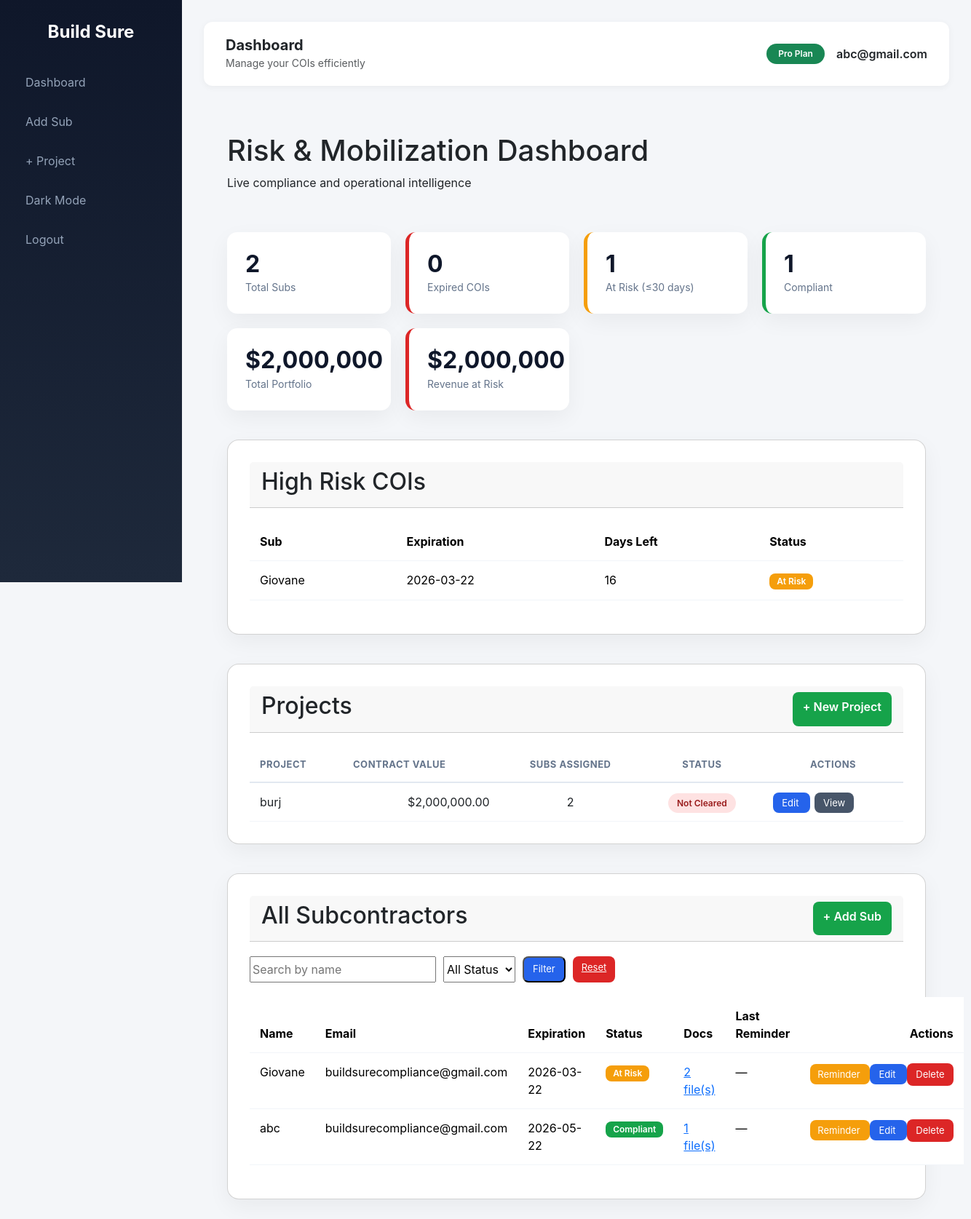
Page /dashboard (signed in) on the earlier database version.
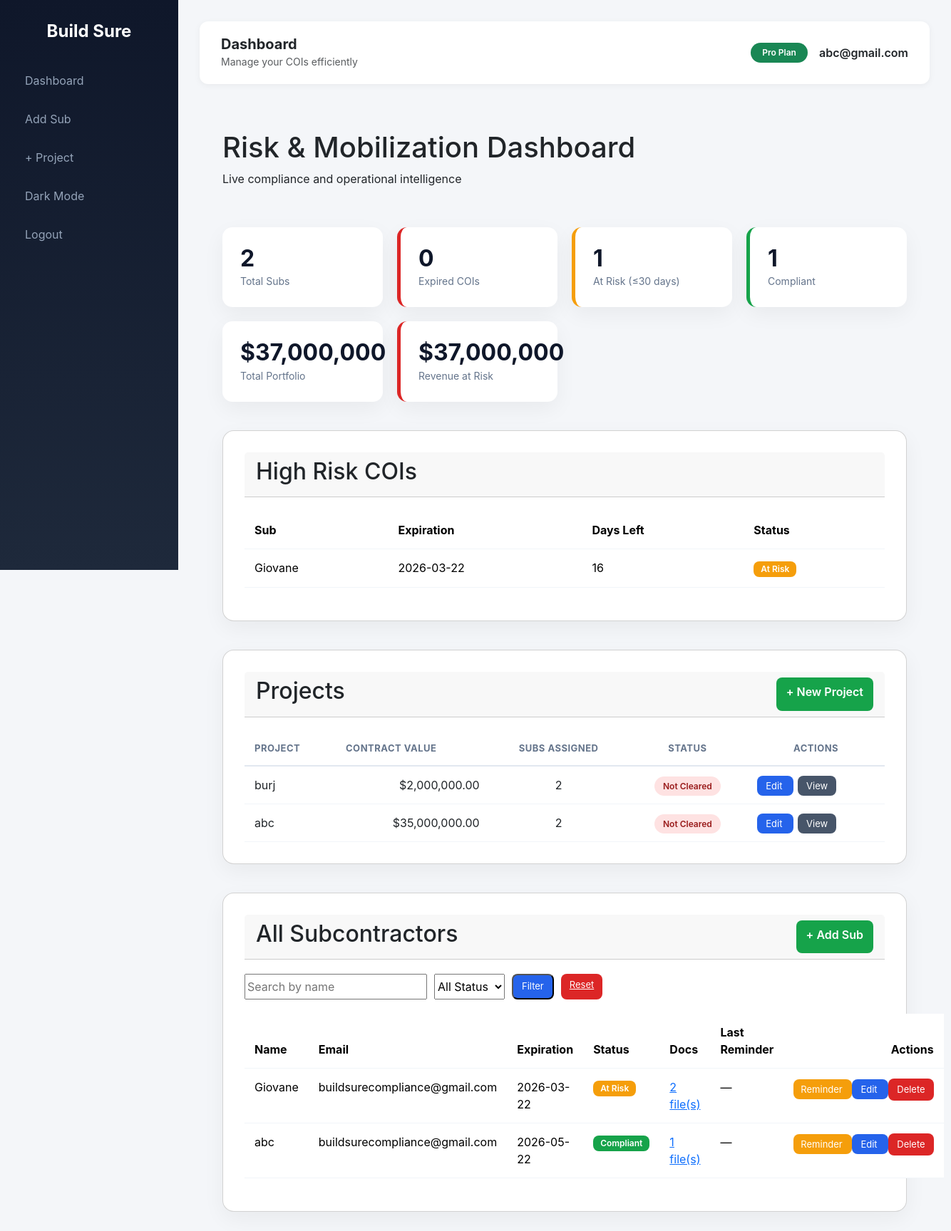
Same page on the later database version.
### main.py (models this page shows)
class User(db.Model, UserMixin):
    id = db.Column(db.Integer, primary_key=True)
    email = db.Column(db.String(120), unique=True, nullable=False)
    password = db.Column(db.String(200), nullable=False)
    timezone = db.Column(db.String(50), default="US/Eastern")
    paid = db.Column(db.Boolean, default=False)
    subs = db.relationship(
        'Subcontractor',
        backref='owner',
        cascade="all, delete-orphan",
        lazy=True
    )

class Subcontractor(db.Model):
    id = db.Column(db.Integer, primary_key=True)
    user_id = db.Column(
        db.Integer,
        db.ForeignKey('user.id'),
        nullable=False
    )
    name = db.Column(db.String(150))
    email = db.Column(db.String(150))
    phone = db.Column(db.String(30))
    role = db.Column(db.String(100))
    timezone = db.Column(db.String(50))
    coi_expiration = db.Column(db.Date)
    last_reminder_sent = db.Column(db.DateTime)
    documents = db.relationship(
        "Document",
        backref="sub",
        lazy=True,
        cascade="all, delete-orphan"
    )
    @property
    def days_left(self):
        if not self.coi_expiration:
            return None
        return (self.coi_expiration - date.today()).days
    @property
    def computed_status(self):
        days = self.days_left
        if days is None:
            return "compliant"
        if days < 0:
            return "expired"
        elif days <= 30:
            return "at_risk"
        else:
            return "compliant"

class Project(db.Model):
    id = db.Column(db.Integer, primary_key=True)
    name = db.Column(db.String(150))
    contract_value = db.Column(db.Float)
    start_date = db.Column(db.Date)
    end_date = db.Column(db.Date)
    required_coverage = db.Column(db.Float, default=1000000)
    user_id = db.Column(db.Integer, db.ForeignKey('user.id'))
    subs = db.relationship('ProjectSubcontractor', backref='project', lazy=True)
    documents = db.relationship(
        'Document',
        backref='project',
        lazy=True,
        cascade="all, delete-orphan"
    )
    @property
    def mobilization_status(self):
        if not self.subs:
            return "Not Cleared"
        has_pending = False
        has_blocked = False
        for ps in self.subs:
            sub = ps.subcontractor
            if not sub:
                has_blocked = True
                continue
            if not sub.coi_expiration:
                has_blocked = True
                continue
            if self.end_date and sub.coi_expiration < self.end_date:
                has_blocked = True
                continue
            if ps.coverage_limit < self.required_coverage:
                has_blocked = True
                continue
            if sub.days_left is not None and sub.days_left <= 30:
                has_pending = True
        if has_blocked:
            return "Not Cleared"
        if has_pending:
            return "Pending Compliance"
        return "Ready to Mobilize"

class ProjectSubcontractor(db.Model):
    id = db.Column(db.Integer, primary_key=True)
    project_id = db.Column(db.Integer, db.ForeignKey('project.id'))
    subcontractor_id = db.Column(db.Integer, db.ForeignKey('subcontractor.id'))
    approved_for_project = db.Column(db.Boolean, default=False)
    subcontractor = db.relationship('Subcontractor')
    coverage_limit = db.Column(db.Float, default=1000000)

### main.py (the view)
@app.route("/dashboard")
@login_required
def dashboard():
    status_filter = request.args.get("status")
    search = request.args.get("search")
    query = Subcontractor.query.filter_by(
        user_id=current_user.id
    )
    if search:
        query = query.filter(Subcontractor.name.ilike(f"%{search}%"))
    subs = query.all()
    if status_filter:
        subs = [s for s in subs if s.computed_status == status_filter]
    def risk_priority(s):
        if s.computed_status == "expired":
            return -999
        if s.computed_status == "at_risk":
            return s.days_left or 0
        return 999
    top_risk = sorted(subs, key=risk_priority)
    projects = Project.query.filter_by(
        user_id=current_user.id
    ).all()
    total_portfolio = 0
    revenue_at_risk = 0
    for project in projects:
        contract_value = project.contract_value or 0
        total_portfolio += contract_value
        if project.mobilization_status != "Ready to Mobilize":
            revenue_at_risk += contract_value
    return render_template(
        "dashboard.html",
        subs=subs,
        top_risk=top_risk,
        projects=projects,
        total_portfolio=total_portfolio,
        revenue_at_risk=revenue_at_risk
    )

### main.py (called while the page is built)
@login_manager.user_loader
def load_user(user_id):
    return db.session.get(User, int(user_id))

### templates/dashboard.html (shortened to what this page needs)
{% extends "base.html" %}
{% block content %}
<div class="container">
<div class="top-bar">
    <div>
        <h1>Risk & Mobilization Dashboard</h1>
        <p>Live compliance and operational intelligence</p>
    </div>
</div>
<div class="kpi-grid">
    <div class="kpi-card">
        <h3>{{ subs|length }}</h3>
        <span>Total Subs</span>
    </div>
    <div class="kpi-card danger">
        <h3>
            {{ subs|selectattr("computed_status","equalto","expired")|list|length }}
        </h3>
        <span>Expired COIs</span>
    </div>
    <div class="kpi-card warning">
        <h3>
            {{ subs|selectattr("computed_status","equalto","at_risk")|list|length }}
        </h3>
        <span>At Risk (≤30 days)</span>
    </div>
    <div class="kpi-card success">
        <h3>
            {{ subs|selectattr("computed_status","equalto","compliant")|list|length }}
        </h3>
        <span>Compliant</span>
    </div>
    <div class="kpi-card">
        <h3>${{ "{:,.0f}".format(total_portfolio or 0) }}</h3>
        <span>Total Portfolio</span>
    </div>
    <div class="kpi-card danger">
        <h3>${{ "{:,.0f}".format(revenue_at_risk or 0) }}</h3>
        <span>Revenue at Risk</span>
    </div>
</div>
<div class="card">
    <div class="card-header">
        <h2>High Risk COIs</h2>
    </div>
    <table class="table">
        <thead>
            <tr>
                <th>Sub</th>
                <th>Expiration</th>
                <th>Days Left</th>
                <th>Status</th>
            </tr>
        </thead>
        <tbody>
        {% for sub in subs %}
        {% if sub.computed_status != "compliant" %}
        <tr class="
            {% if sub.computed_status == 'expired' %}row-danger
            {% elif sub.computed_status == 'at_risk' %}row-warning
            {% endif %}
        ">
            <td>{{ sub.name }}</td>
            <td>
                {{ sub.coi_expiration if sub.coi_expiration else "—" }}
            </td>
            <td>
                {{ sub.days_left if sub.days_left is not none else "—" }}
            </td>
            <td>
                {% if sub.computed_status == "expired" %}
                    <span class="badge badge-danger">Expired</span>
                {% elif sub.computed_status == "at_risk" %}
                    <span class="badge badge-warning">At Risk</span>
                {% endif %}
            </td>
        </tr>
        {% endif %}
        {% endfor %}
        </tbody>
    </table>
</div>
<div class="card">
<div class="card-header">
    <h2>Projects</h2>
    <a href="{{ url_for('add_project') }}" class="btn-add">
        + New Project
    </a>
</div>
<table class="styled-table">
<thead>
<tr>
    <th>Project</th>
    <th class="text-right">Contract Value</th>
    <th class="text-center">Subs Assigned</th>
    <th class="text-center">Status</th>
    <th class="text-center">Actions</th>
</tr>
</thead>
<tbody>
{% for project in projects %}
<tr>
<td>{{ project.name }}</td>
<td class="text-right">
    ${{ "{:,.2f}".format(project.contract_value or 0) }}
</td>
<td class="text-center">
    {{ project.subs|length }}
</td>
<td class="text-center">
<span class="status-badge
    {% if project.mobilization_status == 'Ready to Mobilize' %}
        status-ready
    {% elif project.mobilization_status == 'Pending Compliance' %}
        status-pending
    {% else %}
        status-blocked
    {% endif %}
">
    {{ project.mobilization_status }}
</span>
</td>
<td class="actions-cell">
<a href="{{ url_for('edit_project', project_id=project.id) }}"
   class="btn-edit">
   Edit
</a>
<a href="{{ url_for('view_project', project_id=project.id) }}"
   class="btn-view">
   View
</a>
</td>
</tr>
{% endfor %}
</tbody>
</table>
</div>
<div class="card">
<div class="card-header">
<h2>All Subcontractors</h2>
<a href="{{ url_for('add_sub') }}" class="btn-add">
+ Add Sub
</a>
</div>
<form method="GET" style="margin-bottom:20px; display:flex; gap:10px;">
<input type="text"
       name="search"
       placeholder="Search by name"
       value="{{ request.args.get('search','') }}">
<select name="status">
<option value="">All Status</option>
</select>
<button type="submit" class="btn-edit">
Filter
</button>
<a href="{{ url_for('dashboard') }}" class="btn-delete">
Reset
</a>
</form>
<table class="table">
<thead>
<tr>
<th>Name</th>
<th>Email</th>
<th>Expiration</th>
<th>Status</th>
<th>Docs</th>
<th>Last Reminder</th>
<th style="text-align:right;">Actions</th>
</tr>
</thead>
<tbody>
{% for sub in subs %}
<tr class="
{% if sub.computed_status == 'expired' %}row-danger
{% elif sub.computed_status == 'at_risk' %}row-warning
{% endif %}
">
<td>{{ sub.name }}</td>
<td>{{ sub.email }}</td>
<td>
{{ sub.coi_expiration if sub.coi_expiration else "—" }}
</td>
<td>
{% if sub.computed_status == "expired" %}
<span class="badge badge-danger">Expired</span>
{% elif sub.computed_status == "at_risk" %}
<span class="badge badge-warning">At Risk</span>
{% else %}
<span class="badge badge-success">Compliant</span>
{% endif %}
</td>
<td>
{% if sub.documents %}
<a href="{{ url_for('view_sub_documents', sub_id=sub.id) }}">
{{ sub.documents|length }} file(s)
</a>
{% else %}
—
{% endif %}
</td>
<td>
{% if sub.last_reminder_sent %}
{{ sub.last_reminder_sent.strftime("%m/%d/%Y %H:%M") }}
{% else %}
—
{% endif %}
</td>
<td style="text-align:right; white-space:nowrap;">
<a href="{{ url_for('send_reminder', sub_id=sub.id) }}"
   class="btn-warning">
Reminder
</a>
<a href="{{ url_for('edit_sub', id=sub.id) }}"
   class="btn-edit">
Edit
</a>
<form method="POST"
      action="{{ url_for('delete_sub', id=sub.id) }}"
      style="display:inline;">
<button type="submit" class="btn-delete">
Delete
</button>
</form>
</td>
</tr>
{% endfor %}
</tbody>
</table>
</div>
</div>
{% endblock %}

### templates/base.html (shortened to what this page needs)
<!DOCTYPE html>
<html lang="en">
<head>
    <link href="https://cdn.jsdelivr.net/npm/bootstrap@5.3.2/dist/css/bootstrap.min.css" rel="stylesheet">
</head>
<body>
{% if current_user.is_authenticated %}
<div class="sidebar">
    <h4>Build Sure</h4>
    <a href="{{ url_for('dashboard') }}">Dashboard</a>
    <a href="{{ url_for('add_sub') }}">Add Sub</a>
    <a href="{{ url_for('add_project') }}" class="nav-btn">
    + Project
</a>
    <a href="#" id="toggleDark">Dark</a>
    <a href="{{ url_for('logout') }}">Logout</a>
</div>
{% endif %}
<div class="{% if current_user.is_authenticated %}main-content{% endif %}">
{% if current_user.is_authenticated %}
<div class="navbar-top d-flex justify-content-between align-items-center">
    <div class="d-flex align-items-center gap-3">
        <div>
            <h5 class="mb-0 fw-bold">Dashboard</h5>
            <small class="text-muted">Manage your COIs efficiently</small>
        </div>
    </div>
    <div class="d-flex align-items-center gap-3">
        <span class="badge bg-success rounded-pill px-3 py-2">
            Pro Plan
        </span>
        <span class="fw-semibold">{{ current_user.email }}</span>
    </div>
</div>
{% endif %}
<div class="position-fixed top-0 end-0 p-3" style="z-index: 9999">
</div>
<div class="container-fluid">
    {% block content %}{% endblock %}
</div>
</div>
</body>
</html>

### templates/base.html (style rules this page uses)
body { background-color: #f4f6f9; font-family: 'Inter', sans-serif; transition: background-color 0.3s ease, color 0.3s ease; }
.sidebar { height: 100vh; position: fixed; width: 250px; background: linear-gradient(180deg, #0f172a, #1e293b); color: white; padding-top: 30px; transition: transform 0.3s ease; }
.sidebar h4 { text-align: center; margin-bottom: 30px; font-weight: 700; }
.sidebar a { color: #94a3b8; text-decoration: none; display: block; padding: 12px 20px; border-radius: 10px; margin: 6px 15px; transition: 0.2s ease; }
.main-content { margin-left: 250px; padding: 30px; transition: margin-left 0.3s ease; }
.navbar-top { background: white; padding: 20px 30px; border-radius: 12px; margin-bottom: 25px; box-shadow: 0 2px 10px rgba(0,0,0,0.05); transition: background 0.3s ease; }

### templates/dashboard.html (style rules this page uses)
.container { max-width:1300px; margin:auto; padding:40px 20px; }
.top-bar { display:flex; justify-content:space-between; margin-bottom:40px; }
.kpi-grid { display:grid; grid-template-columns:repeat(auto-fit,minmax(220px,1fr)); gap:20px; margin-bottom:40px; }
.kpi-card { background:white; padding:25px; border-radius:14px; box-shadow:0 10px 30px rgba(0,0,0,0.05); }
.kpi-card h3 { margin:0; font-size:32px; font-weight:700; color:#0f172a; }
.kpi-card span { color:#64748b; font-size:14px; }
.kpi-card.danger { border-left:5px solid #dc2626; }
.kpi-card.warning { border-left:5px solid #f59e0b; }
.kpi-card.success { border-left:5px solid #16a34a; }
.card { background:white; padding:30px; border-radius:16px; margin-bottom:40px; box-shadow:0 10px 30px rgba(0,0,0,0.05); }
.card-header { display:flex; justify-content:space-between; margin-bottom:20px; }
.table { width:100%; border-collapse:collapse; }
.table th,.table td { padding:14px; border-bottom:1px solid #f1f5f9; }
.badge { padding:5px 10px; border-radius:8px; font-size:12px; font-weight:600; }
.badge-warning { background:#f59e0b;color:white }
.badge-success { background:#16a34a;color:white }
.row-warning { background:#fff8e6 }
.btn-add { background:#16a34a; color:white; padding:8px 14px; border-radius:8px; text-decoration:none; font-weight:600; }
.btn-edit { background:#2563eb; color:white; padding:6px 12px; border-radius:8px; text-decoration:none; font-size:13px; }
.btn-delete { background:#dc2626; color:white; padding:6px 12px; border:none; border-radius:8px; font-size:13px; }
.btn-warning { background:#f59e0b; color:white; padding:6px 10px; border-radius:8px; text-decoration:none; font-size:13px; }
.btn-view { background:#475569; color:white; padding:6px 12px; border-radius:8px; text-decoration:none; font-size:13px; margin-left:6px; }
.styled-table { width:100%; border-collapse:collapse; }
.styled-table th { text-align:left; padding:14px; font-size:13px; text-transform:uppercase; letter-spacing:.5px; color:#64748b; border-bottom:2px solid #e2e8f0; }
.styled-table td { padding:14px; border-bottom:1px solid #f1f5f9; }
.text-right { text-align:right }
.text-center { text-align:center }
.status-badge { padding:6px 12px; border-radius:20px; font-size:12px; font-weight:600; }
.status-blocked { background:#fee2e2; color:#991b1b; }

Differences in the rows shown:
added Project: name "abc", contract_value "35,000,000.00", subs|length "2", mobilization_status "Not Cleared"
Other differences:
{{ "{:,.0f}".format(total_portfolio or 0) }}: "2,000,000" → "37,000,000"
{{ "{:,.0f}".format(revenue_at_risk or 0) }}: "2,000,000" → "37,000,000"
